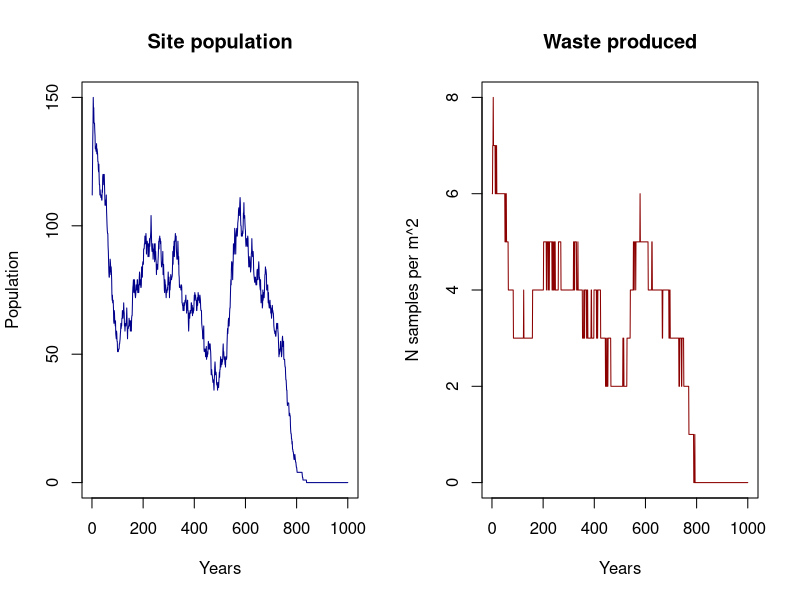
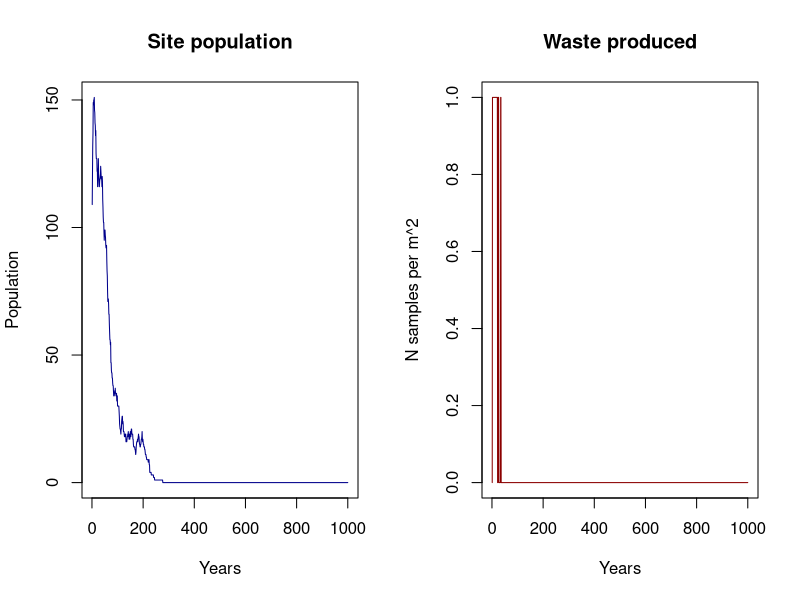

Here is the R script that generated these plots, in order:
## ---- chunk 1
library(DiagrammeR)

grViz("
digraph record_formation {

graph [layout = dot, ## Set title and layout
       label = 'Record formation process',
       labelloc = 't'
       fontname = Helvetica,
       fontsize = 30]

# node definitions with substituted label text
node [fontname = Helvetica, ## General node definition
      style = filled,
      color = MistyRose]
      
## Per node definition
a [label = '@@1',
   fillcolor = Orangered]
b [label = '@@2']
c [label = '@@3',
   fillcolor = Orangered]
d [label = '@@4']
e [label = '@@5',
   fillcolor = Orangered]
f [label = '@@6',
   fillcolor = orange,
   fixedsize = shape,
   width = 4.5,
   height = 1,
   fontsize = 30]

## General edge definition
edge [color = grey,
       arrowhead = vee,
       arrowtail = vee]

## Specific edges
a -> {c}
b -> {c}
c -> {f}
d -> {e}
e -> {f}
}

## Label definition
[1]: 'Pop (group size)'
[2]: 'Site function'
[3]: 'Anthropogenic deposition rates'
[4]: 'Site type'
[5]: 'Natural deposition rates'
[6]: 'Waste/sqrm'

")

## ---- chunk 2
grViz("
digraph record_formation {

graph [layout = dot, ## Set title and layout
       label = 'Record formation process',
       labelloc = 't'
       fontname = Helvetica,
       fontsize = 30]

# node definitions with substituted label text
node [fontname = Helvetica, ## General node definition
      style = filled,
      color = MistyRose]
      
## Per node definition
a [label = '@@1',
   fillcolor = Orangered]
b [label = '@@2',
   fillcolor = orange,
   fixedsize = shape,
   width = 4.5,
   height = 1,
   fontsize = 30]

## General edge definition
edge [color = grey,
       arrowhead = vee,
       arrowtail = vee]

## Specific edges
a -> {b}
}

## Label definition
[1]: 'Pop (group size)'
[2]: 'Waste/sqrm'

")

## ---- chunk 3
grViz("
digraph record_formation {

graph [layout = dot, ## Set title and layout
       label = 'Record formation process',
       labelloc = 't'
       fontname = Helvetica,
       fontsize = 30]

# node definitions with substituted label text
node [fontname = Helvetica, ## General node definition
      style = filled,
      color = MistyRose]
      
## Per node definition
a [label = '@@1',
   fillcolor = Orangered]
b [label = '@@2',
   fillcolor = Orangered]
c [label = '@@3',
   fillcolor = orange,
   fixedsize = shape,
   width = 4.5,
   height = 1,
   fontsize = 30]

## General edge definition
edge [color = grey,
       arrowhead = vee,
       arrowtail = vee]

## Specific edges
a -> {c}
b -> {c}
}

## Label definition
[1]: 'Anthropogenic deposition rates'
[2]: 'Natural deposition rates'
[3]: 'Waste/sqrm'

")

## ---- chunk 4

### Population protocol

## Function 1. Generation of population dynamics
#' Returns a data.frame with two columns, where the number of rows is the number of
#' people. The first column contains the ages and the second column contains the sex.
#' @title Gpd
#' @param x: Input data. A data frame or matrix with two columns and nrow = Initial
#' population. One row per individual. The first column is the age of the individual.
#' The second column is the sex of the individual, and must be c("F","M").
#' @param W_fer_age: Vector with two values. The first value is the youngest age
#' at which it is considered that women can have children for prehistoric societies.
#' The second value is the oldest age at which it is considered that women can 
#' have children. Default is c(10,30).
#' @param M_fer_age: Vector with two values. The first value is the youngest age
#' at which it is considered that men can have children for prehistoric societies.
#' The second value is the oldest age at which it is considered that men can have 
#' children. Default is c(15,40)
#' @param  P_o: Probability of a woman having a son per year. Default is 0.3.
#' @export

Gpd <- function(x, W_fer_age = c(10,30), M_fer_age = c(15,40),
                P_o = 0.3){
  
  ### Process of having offspring
  
  # Female fertile population
  W <- x[x[,2]=="F",]
  W_fert <- W[W$Age>W_fer_age[1] & W$Age<W_fer_age[2],]
  
  # Male fertile population
  M <- x[x[,2]=="M",]
  M_fert <- M[M$Age>M_fer_age[1] & M$Age<M_fer_age[2],]
  
  ## Probability of having descendance per woman
  # Penalisation in case there are too few men
  pen <- round(nrow(M_fert)*2/nrow(W_fert),2) ## Assumes one man can have two women
  pen[pen>1] <- 1 ## The men penalisation can never multiply the birth rate per woman
  
  ## Probability of a woman having a son per year
  P_o <- P_o*pen
  
  Offspring <- sum(rbinom(nrow(W_fert),1,P_o))
  New_pop <- data.frame("Age" = rep(0,Offspring),                        
                        "Sex" = sample(c("M","F"),Offspring,prob=c(0.5,0.5),replace = TRUE))
  x <- rbind(x,New_pop)
  
  ### Process of dying
  
  vec_d <- apply(x,1,death)
  x <- x[vec_d==0,]
  
  ## Apply carrying capacty restrictions
  x <- K_lim(x, K)
  
  return(x)
}

## Function 2. Simulation of death process
#' @title death
#' Returns a value (0,1) where 0 = person lives and 1 = person dies, based
#' on pd (the probability matrix)
#' Thought to use with apply
#' @param x: An integer with the age of the person
#' @param pd: The probability matrix for mortality by age. A matrix is provided as 
#' default, but the user should provide another adapted to her/his population.
#' @export

death <- function(x,pd=data.frame("Age" = c(0:99),
                                  "P_d" = c(rep(0.13,2),
                                            rep(0.08,8),
                                            rep(0.01,25),
                                            rep(0.1,15),
                                            rep(0.15,10),
                                            rep(0.25,5),
                                            rep(0.99,35)))){
  age <- as.numeric(x[1])
  return(rbinom(1,1,prob = pd[pd$Age==age,2]))
}

## Function 3. Simulation of carrying capacity limitation
## If the population exceeds the carrying capacity, it eliminates oversize
## with 0.8 probability per person exceeding.
#' @title K_lim
#' @param x: Data frame or matrix. Population (number of people)
#' @param k: Integer. Carrying capacity. Provided by the user
#' @export

K_lim <- function(x,k,prob = 0.8){
  p <- nrow(x)
  if (p>k){
    o <- rbinom(p-k,1,prob)
    o <- sum(o[o==1])
    o[o==0] <- 1 ## Avoids problem eliminating all the df if remove == 0
    x <- x[-sample(1:nrow(x),o,replace = FALSE),]
  }
  return(x)
}


## ---- chunk 5

## Function 4. Simulation of anthropogenic deposition rates
#' Returns the total amount of waste produced in the site. An integer.
#' @title A_dep_r
#' @param x: Integer (user provided) or data.frame. It is the number of people
#' inhabiting the site. If data.frame, the number of people is the number of rows. 
#' @param S_f: String. It is the site functionality, and it modulates the effect
#' of number of people by considering partial occupation of the site and different
#' deposition rates according the activities deployed. Possible states are:
#' 'residential' ('r'), 'logistic' ('l'), 'permanent' ('p') and 'funeral' ('f').
#' If S_f = 'f', number of buried individuals must be specified (in the argument x).
#'  Default is 'p'.
#' @param occ: If S_f = 'r' or S_f = 'l', occ (time of occupation of the camp
#' per year, in months) must be specified. Default is NULL, but if left NULL,
#' the function considers 1 month for logistic camps and 3 months for 
#' residential camps.
#' @export

A_dep_r <- function(x,S_f = "p", occ = NULL){
  try(if(is.null(x) == TRUE & is.null(S_f) == TRUE) 
    stop("Population and Site function undefined"))
  
  ## Set the number of individuals
  if (is.vector(x)==TRUE){
    Pop <- length(x)
  } else {
    Pop <- nrow(x)
  }
  
  ## Define time for logistic/residential camps if time = NULL
  if (is.null(occ) == TRUE){
    if (S_f == 'r'){
      occ <- 3
    } else if (S_f == 'l'){
      occ <- 1
    }
  }
  
  ## Population times goats per person a year (5) times bone Kg per goat (20)
  ## Dayenoff et al., 2019 for the weight of the carcass.
  adr <- Pop*5*20
  
  if (S_f == 'r'){
    adr <- round(adr/12*occ)
  } else if (S_f == 'l'){
    adr <- round((adr/12*occ)/4) ## Divides by 4 because it is considered that 
                                 ## heavy food is not brought in place
  } else if (S_f == 'f'){
    adr <- Pop
  }
  return(adr)
}
## ---- chunk 6
## Function 5. Simulation of deposition deposition rates
#' Returns the rate at which sediment is deposited. Double.
#' @title N_dep_r
#' @param S_t: Three possible site types have been considered: 'open-air' ('oa'),
#' 'cave' ('c') and rockshelter ('rs'). When enabled, this parameter modules the 
#' effect of the speed. Default is NULL.
#' @param speed: This is the speed at which the natural sediment deposits on the 
#' 'site. It has three levels: 'slow' ('s'), 'medium' ('m') and 'fast' ('f'). 
#' Default is 'm'.
#' @export

N_dep_r <- function(S_t = NULL, speed = 'm'){
  
  ## Set the general speed of the deposition rates
  if (speed == 's'){
    s <- 0.1
  } else if (speed == 'm'){
    s <- 0.2
  } else if (speed == 'f'){
    s <- 0.3
  }
  
  ## Set the value for site type
  if(is.null(S_t) == FALSE){
      if (S_t == 'oa'){
      s <- s*3
    } else if (S_t == 'rs'){
      s <- s*2
    }
  }
  return(s)
}
## ---- chunk 7
## Function 6. Waste production
#' Returns the final product of the waste produced in a site. An integer.
#' @title W_prod
#' @param x: Integer (user provided) or data.frame. It is the number of people
#' inhabiting the site. If data.frame, the number of people is the number of rows.
#' @param Adr: An integer. Can be inserted directly or modelled.
#' @param Ndr: A double. Can be inserted directly or modelled.
#' @param area: An integer. This is the total area of the site.
#' @export

W_prod <- function(x,Adr = NULL,Ndr = NULL, area){
  
  ## Set the number of individuals
  if (is.vector(x)==TRUE){
    Pop <- length(x)
  } else {
    Pop <- nrow(x)
  }
  
  if (is.null(Adr) == TRUE & is.null(Ndr) == TRUE){
    w <- Pop*5*20
  } else if (is.null(Adr) == TRUE & is.null(Ndr) == FALSE){
    w <- (Pop*5*20)/(10*Ndr)
  } else if (is.null(Adr) == FALSE & is.null(Ndr) == FALSE){
    w <- Adr/(10*Ndr)
  } else if (is.null(Adr) == FALSE & is.null(Ndr) == TRUE){
    w <- Adr
  }

  w <- round(w/area)
  return(w)
} 
## ---- chunk 8

## Set initial values
ts <- 1000 # Time span
K <- 150
area <- 1000
Gs_init <- 100 # Initial population
Gs_init <- data.frame("Age" = sample(10:30,Gs_init,10:30, replace = TRUE),
                      "Sex" = sample(c("M","F"), Gs_init, prob = c(0.5,0.5), replace = TRUE))


## ---- chunk 9
## Start the loop
res <- data.frame("Pop" = rep(0,ts), "W" = rep(0,ts))
Pop <- Gs_init

set.seed(12345)

for (i in 1:ts){
  Pop <- Gpd(Pop)
  a_w <- A_dep_r(Pop)
  ndp <- N_dep_r()
  
  res$Pop[i] <- nrow(Pop)
  res$W[i] <- W_prod(Pop, Adr= a_w, Ndr = ndp, area = area)
  Pop$Age <- Pop$Age+1
}
## ---- chunk 10
## Plots
par(mfrow = c(1,2))
plot(res$Pop, type = "l", col = "darkblue", ylab = "Population",
     xlab = "Years", main = "Site population")
plot(res$W, type = "l", col = "darkred", ylab = "N samples per m^2",
     xlab = "Years", main = "Waste produced")
## ---- chunk 11
# Start the loop

res <- data.frame("Pop" = rep(0,ts), "W" = rep(0,ts))
Pop <- Gs_init

set.seed(12345)

for (i in 1:ts){
  Pop <- Gpd(Pop, W_fer_age = c(15,35), M_fer_age = c(15,30))
  a_w <- A_dep_r(Pop, S_f = "l", occ = 2)
  ndp <- N_dep_r(S_t = "c", speed = "s")
  
  res$Pop[i] <- nrow(Pop)
  res$W[i] <- W_prod(Pop, Adr= a_w, Ndr = ndp, area = area)
  Pop$Age <- Pop$Age+1
}
## ---- chunk 12
## Plots
par(mfrow = c(1,2))
plot(res$Pop, type = "l", col = "darkblue", ylab = "Population",
     xlab = "Years", main = "Site population")
plot(res$W, type = "l", col = "darkred", ylab = "N samples per m^2",
     xlab = "Years", main = "Waste produced")
